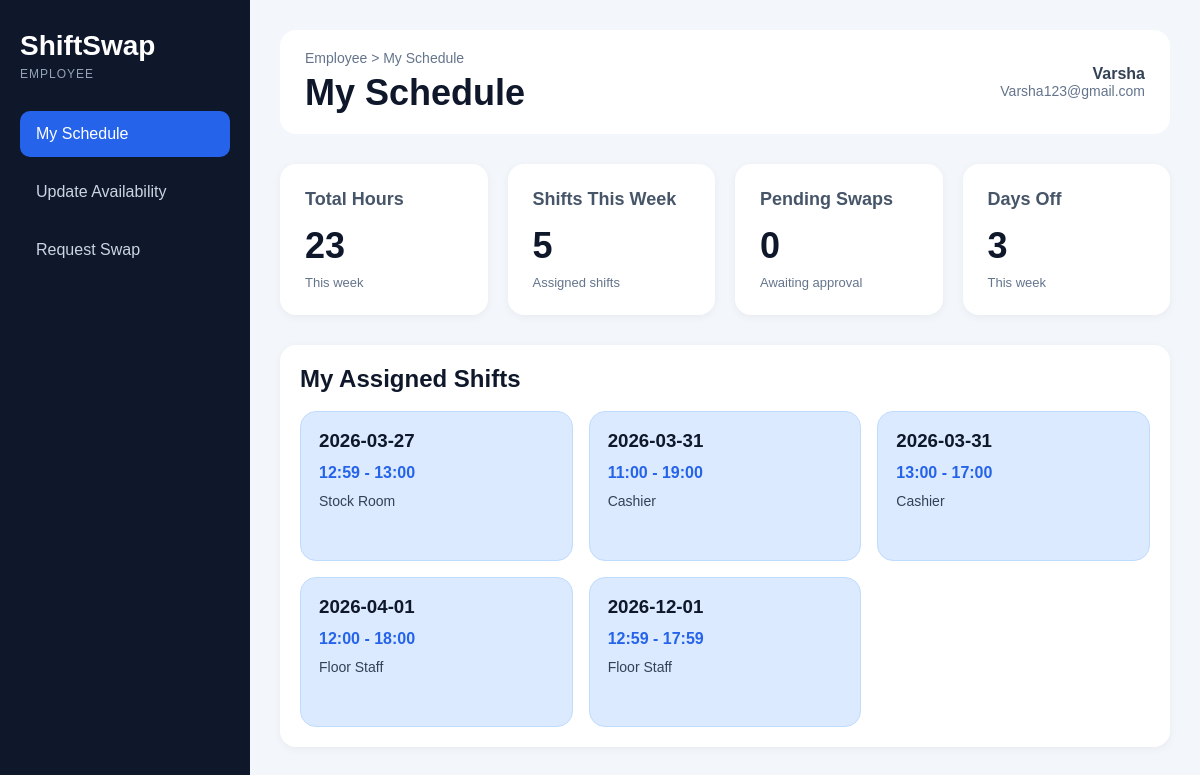
Page /employee-dashboard (signed in) on the committed database.
### tables this page shows
CREATE TABLE shifts (
    id INTEGER PRIMARY KEY AUTOINCREMENT,
    employee_id INTEGER,
    date TEXT,
    start_time TEXT,
    end_time TEXT,
    skill TEXT,
    FOREIGN KEY (employee_id) REFERENCES employees(id)
);

### app.py (the view)
@app.route("/employee-dashboard")
def employee_dashboard():
    if session.get("role") != "employee":
        return redirect(url_for("home"))
    employee_id = session["employee_id"]
    conn = get_db_connection()
    shifts = conn.execute("""
        SELECT * FROM shifts
        WHERE employee_id = ?
        ORDER BY date, start_time
    """, (employee_id,)).fetchall()
    pending_swaps = conn.execute("""
        SELECT COUNT(*) FROM swap_requests
        WHERE employee_id = ? AND status = 'Pending'
    """, (employee_id,)).fetchone()[0]
    shift_count = len(shifts)
    total_hours = 0
    dates_with_shifts = set()
    for shift in shifts:
        start_h, start_m = map(int, shift["start_time"].split(":"))
        end_h, end_m = map(int, shift["end_time"].split(":"))
        start_total = start_h * 60 + start_m
        end_total = end_h * 60 + end_m
        if end_total > start_total:
            total_hours += (end_total - start_total) / 60
        dates_with_shifts.add(shift["date"])
    days_off = 7 - len(dates_with_shifts)
    if days_off < 0:
        days_off = 0
    conn.close()
    return render_template(
        "employee-dashboard.html",
        shifts=shifts,
        total_hours=int(total_hours),
        shift_count=shift_count,
        pending_swaps=pending_swaps,
        days_off=days_off
    )

### app.py (called while the page is built)
def get_db_connection():
    conn = sqlite3.connect("database.db")
    conn.row_factory = sqlite3.Row
    return conn

### templates/employee-dashboard.html (shortened to what this page needs)
<!DOCTYPE html>
<html lang="en">
<head>
  <link rel="stylesheet" href="{{ url_for('static', filename='style.css') }}">
</head>
<body>
  <div class="dashboard-layout">
    <aside class="sidebar">
      <div class="sidebar-logo">
        <h2>ShiftSwap</h2>
        <p>EMPLOYEE</p>
      </div>
      <nav class="sidebar-nav">
        <a href="/employee-dashboard" class="active">My Schedule</a>
        <a href="/update-availability">Update Availability</a>
        <a href="/request-swap">Request Swap</a>
      </nav>
    </aside>
    <main class="main-content">
      <div class="topbar">
        <div>
          <p class="breadcrumb">Employee > My Schedule</p>
          <h1>My Schedule</h1>
        </div>
        <div class="user-box">
          <strong>{{ session.get('name', 'User') }}</strong>
          <span>{{ session.get('email', 'No email') }}</span>
        </div>
      </div>
      <div class="stats-grid">
        <div class="stat-card">
          <h3>Total Hours</h3>
          <p>{{ total_hours }}</p>
          <span>This week</span>
        </div>
        <div class="stat-card">
          <h3>Shifts This Week</h3>
          <p>{{ shift_count }}</p>
          <span>Assigned shifts</span>
        </div>
        <div class="stat-card">
          <h3>Pending Swaps</h3>
          <p>{{ pending_swaps }}</p>
          <span>Awaiting approval</span>
        </div>
        <div class="stat-card">
          <h3>Days Off</h3>
          <p>{{ days_off }}</p>
          <span>This week</span>
        </div>
      </div>
      <div class="table-card">
        <div class="employee-header">
          <h2>My Assigned Shifts</h2>
        </div>
        <div class="week-grid">
          {% if shifts %}
            {% for shift in shifts %}
            <div class="day-card">
              <h3>{{ shift.date }}</h3>
              <p>{{ shift.start_time }} - {{ shift.end_time }}</p>
              <span>{{ shift.skill }}</span>
            </div>
            {% endfor %}
          {% else %}
            <div class="day-card off-day" style="grid-column: 1 / -1; text-align: center;">
              <h3>No shifts assigned yet</h3>
              <p>Enjoy your time off</p>
              <span>Your manager has not assigned any shifts yet.</span>
            </div>
          {% endif %}
        </div>
      </div>
    </main>
  </div>
</body>
</html>

### static/style.css (style rules this page uses)
* { margin: 0; padding: 0; box-sizing: border-box; font-family: Arial, sans-serif; }
body { background-color: #f5f7fb; }
.dashboard-layout { display: flex; min-height: 100vh; background-color: #f3f6fb; }
.sidebar { width: 250px; background-color: #0f172a; color: white; padding: 30px 20px; }
.sidebar-logo h2 { font-size: 28px; margin-bottom: 5px; }
.sidebar-logo p { font-size: 12px; color: #94a3b8; letter-spacing: 1px; margin-bottom: 30px; }
.sidebar-nav { display: flex; flex-direction: column; gap: 12px; }
.sidebar-nav a { text-decoration: none; color: #cbd5e1; padding: 14px 16px; border-radius: 10px; transition: 0.3s; }
.sidebar-nav a:hover, .sidebar-nav a.active { background-color: #2563eb; color: white; }
.main-content { flex: 1; padding: 30px; }
.topbar { display: flex; justify-content: space-between; align-items: center; margin-bottom: 30px; background-color: white; padding: 20px 25px; border-radius: 16px; }
.breadcrumb { color: #64748b; font-size: 14px; margin-bottom: 6px; }
.topbar h1 { font-size: 36px; color: #0f172a; }
.user-box { display: flex; flex-direction: column; text-align: right; color: #334155; }
.user-box span { font-size: 14px; color: #64748b; }
.stats-grid { display: grid; grid-template-columns: repeat(4, 1fr); gap: 20px; margin-bottom: 30px; }
.stat-card { background-color: white; border-radius: 16px; padding: 25px; box-shadow: 0 2px 8px rgba(0, 0, 0, 0.05); }
.stat-card h3 { font-size: 18px; color: #475569; margin-bottom: 15px; }
.stat-card p { font-size: 36px; font-weight: bold; color: #0f172a; }
.table-card { background-color: white; border-radius: 16px; padding: 20px; box-shadow: 0 2px 8px rgba(0, 0, 0, 0.05); overflow-x: auto; }
.employee-header { display: flex; justify-content: space-between; align-items: center; margin-bottom: 18px; }
.employee-header h2 { color: #0f172a; }
.week-grid { display: grid; grid-template-columns: repeat(7, 1fr); gap: 16px; }
.day-card { background-color: #dbeafe; border: 1px solid #bfdbfe; border-radius: 16px; padding: 18px; min-height: 150px; }
.day-card h3 { color: #0f172a; margin-bottom: 12px; }
.day-card p { color: #2563eb; font-weight: 700; margin-bottom: 10px; }
.day-card span { color: #334155; font-size: 14px; }
@media (max-width: 1200px) { .week-grid { grid-template-columns: repeat(3, 1fr); } }
.table-card { margin-bottom: 24px; }
.stat-card span { display: block; margin-top: 8px; font-size: 13px; color: #64748b; }

### rows in the picture
shifts: date "2026-03-27", start_time "12:59", end_time "13:00", skill "Stock Room"
shifts: date "2026-03-31", start_time "11:00", end_time "19:00", skill "Cashier"
shifts: date "2026-03-31", start_time "13:00", end_time "17:00", skill "Cashier"
shifts: date "2026-04-01", start_time "12:00", end_time "18:00", skill "Floor Staff"
shifts: date "2026-12-01", start_time "12:59", end_time "17:59", skill "Floor Staff"

### other values in the picture
{{ session.get('name', 'User') }} "Varsha"
{{ session.get('email', 'No email') }} "Varsha123@gmail.com"
{{ total_hours }} "23"
{{ shift_count }} "5"
{{ pending_swaps }} "0"
{{ days_off }} "3"
